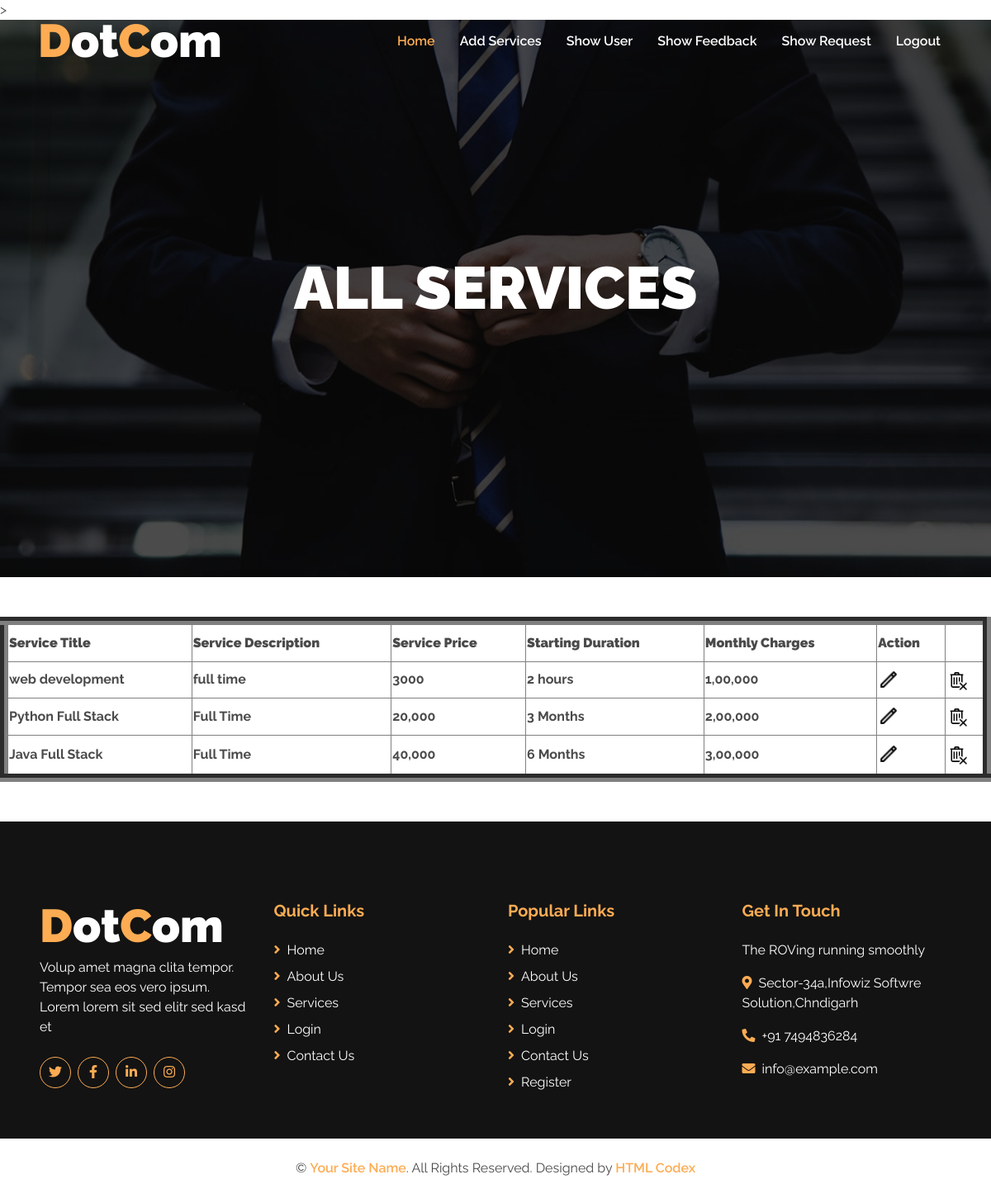
Screenshot of /showservices/ with the database file from the repository.
### pythonapplication/models.py (models this page shows, shortened)
class Addservice(models.Model):
	p_id=models.AutoField(primary_key=True)
	stitle=models.CharField(max_length=100)
	sdescribe=models.CharField(max_length=100)
	sprice=models.CharField(max_length=100)
	sduration=models.CharField(max_length=100)
	mcharges=models.CharField(max_length=100)

### pythonapplication/views.py (the view)
# urls.py: path('showservices/',views.showservices),
def showservices(request):
	data=Addservice.objects.all()
	return render(request,'template/showservices.html',{"alldata":data})

### pythonapplication/template/showservices.html (shortened to what this page needs)
{%load static %}
<!DOCTYPE html>
<html lang="en">
<head>
    <link href="https://cdnjs.cloudflare.com/ajax/libs/font-awesome/5.15.0/css/all.min.css" rel="stylesheet">
    <link href="{% static 'lib/owlcarousel/assets/owl.carousel.min.css' %}" rel="stylesheet">
    <link href="{% static 'css/style.css' %}" rel="stylesheet">
</head>
<body>
    <div class="container-fluid nav-bar p-0">
        <div class="container-lg p-0">
            <nav class="navbar navbar-expand-lg bg-secondary navbar-dark">
                <a href="index.html" class="navbar-brand">
                    <h1 class="m-0 text-white display-4"><span class="text-primary">D</span>ot<span class="text-primary">C</span>om</h1>
                </a>
                <div class="collapse navbar-collapse justify-content-between" id="navbarCollapse">
                    <div class="navbar-nav ml-auto py-0">
                        <a href="/home/" class="nav-item nav-link active">Home</a>
                        <a href="/addservice/" class="nav-item nav-link">Add Services</a>
                        <a href="/showuser/" class="nav-item nav-link">Show User</a>
                        <a href="/showfeedback/" class="nav-item nav-link">Show Feedback</a>
                        <a href="/showrequest/" class="nav-item nav-link">Show Request</a>
                        <a href="/logout/" class="nav-item nav-link">Logout</a>
                    </div>
                </div>
            </nav>
        </div>
    </div>
    <div class="container-fluid p-0 mb-5">
       >
            <div class="carousel-inner">
                    <img class="img-fluid" src="{% static 'img/carousel-1.jpg' %}" alt="Image">
                    <div class="carousel-caption d-flex align-items-center justify-content-center">
                        <div class="p-5" style="width: 100%; max-width: 900px;">
                            <h1 class="display-3 text-white mb-md-4" align="center" >ALL SERVICES</h1>
                    </div>
                </div>
            </div>
        </div>
<table border="10" height="200" width="100%">
   <tr>
       <th><b>Service Title</b></th>
       <th><b>Service Description</b></th>
       <th><b>Service Price</b></th>
       <th><b>Starting Duration</b></th>
       <th><b>Monthly Charges</b></th>
       <th><b>Action</b></th>
    </tr>
{% for single in alldata %}
    <tr>
        <th>{{ single.stitle }} </th>
        <th>{{ single.sdescribe }} </th>
        <th>{{ single.sprice }} </th>
        <th>{{ single.sduration }} </th>
        <th>{{ single.mcharges }} </th>
        <th><a href="{% url 'updateservices' pk=single.p_id %}"><img src="{% static 'img/edit.png' %}"  height=25 width=25/></a></th>
        <th><a href="{% url 'delete_services' pk=single.p_id %}"><img src="{% static 'img/del.png' %}"  height=25 width=25/></a></th>
    </tr>
{% endfor %}
</table>
   {% include 'template/footer.html'%}
</body>
</html>

### pythonapplication/template/footer.html (shortened to what this page needs)
{%load static %}
<!DOCTYPE html>
<html lang="en">
<head> </head>
<body>
<div class="container-fluid bg-secondary text-white mt-5 pt-5 px-sm-3 px-md-5">
        <div class="row pt-5">
            <div class="col-lg-3 col-md-6 mb-5">
                <a href="index.html" class="navbar-brand">
                    <h1 class="m-0 mt-n2 text-white display-4"><span class="text-primary">D</span>ot<span class="text-primary">C</span>om</h1>
                </a>
                <p>Volup amet magna clita tempor. Tempor sea eos vero ipsum. Lorem lorem sit sed elitr sed kasd et</p>
                <div class="d-flex justify-content-start mt-4">
                    <a class="btn btn-outline-primary rounded-circle text-center mr-2 px-0" style="width: 38px; height: 38px;" href="#"><i class="fab fa-twitter"></i></a>
                    <a class="btn btn-outline-primary rounded-circle text-center mr-2 px-0" style="width: 38px; height: 38px;" href="#"><i class="fab fa-facebook-f"></i></a>
                    <a class="btn btn-outline-primary rounded-circle text-center mr-2 px-0" style="width: 38px; height: 38px;" href="#"><i class="fab fa-linkedin-in"></i></a>
                    <a class="btn btn-outline-primary rounded-circle text-center mr-2 px-0" style="width: 38px; height: 38px;" href="#"><i class="fab fa-instagram"></i></a>
                </div>
            </div>
            <div class="col-lg-3 col-md-6 mb-5">
                <h5 class="font-weight-bold text-primary mb-4">Quick Links</h5>
                <div class="d-flex flex-column justify-content-start">
                    <a class="text-white mb-2" href="/home/"><i class="fa fa-angle-right text-primary mr-2"></i>Home</a>
                    <a class="text-white mb-2" href="/about/"><i class="fa fa-angle-right text-primary mr-2"></i>About Us</a>
                    <a class="text-white mb-2" href="/services/"><i class="fa fa-angle-right text-primary mr-2"></i>Services</a>
                    <a class="text-white mb-2" href="/login/"><i class="fa fa-angle-right text-primary mr-2"></i>Login</a>
                    <a class="text-white" href="contact"><i class="fa fa-angle-right text-primary mr-2"></i>Contact Us</a>
                </div>
            </div>
            <div class="col-lg-3 col-md-6 mb-5">
                <h5 class="font-weight-bold text-primary mb-4">Popular Links</h5>
                <div class="d-flex flex-column justify-content-start">
                    <a class="text-white mb-2" href="/home/"><i class="fa fa-angle-right text-primary mr-2"></i>Home</a>
                    <a class="text-white mb-2" href="/about/"><i class="fa fa-angle-right text-primary mr-2"></i>About Us</a>
                    <a class="text-white mb-2" href="services/"><i class="fa fa-angle-right text-primary mr-2"></i>Services</a>
                    <a class="text-white mb-2" href="/login/"><i class="fa fa-angle-right text-primary mr-2"></i>Login</a>
                    <a class="text-white mb-2" href="/contact/"><i class="fa fa-angle-right text-primary mr-2"></i>Contact Us</a>
                    <a class="text-white mb-2" href="/register/"><i class="fa fa-angle-right text-primary mr-2"></i>Register</a>
                </div>
            </div>
            <div class="col-lg-3 col-md-6 mb-5">
                <h5 class="font-weight-bold text-primary mb-4">Get In Touch</h5>
                <p>The ROVing running smoothly</p>
                <p><i class="fa fa-map-marker-alt text-primary mr-2"></i>Sector-34a,Infowiz Softwre Solution,Chndigarh</p>
                <p><i class="fa fa-phone-alt text-primary mr-2"></i>+91 7494836284</p>
                <p><i class="fa fa-envelope text-primary mr-2"></i>info@example.com</p>
            </div>
        </div>
    </div>
    <div class="container-fluid py-4 px-sm-3 px-md-5">
        <p class="m-0 text-center">
            &copy; <a class="font-weight-semi-bold" href="#">Your Site Name</a>. All Rights Reserved. Designed by
            <a class="font-weight-semi-bold" href="https://htmlcodex.com">HTML Codex</a>
        </p>
    </div>
</body>
</html>

### rows the page displays
Addservice: stitle "web development", sdescribe "full time", sprice "3000", sduration "2 hours", mcharges "1,00,000"
Addservice: stitle "Python Full Stack", sdescribe "Full Time", sprice "20,000", sduration "3 Months", mcharges "2,00,000"
Addservice: stitle "Java Full Stack", sdescribe "Full Time", sprice "40,000", sduration "6 Months", mcharges "3,00,000"
